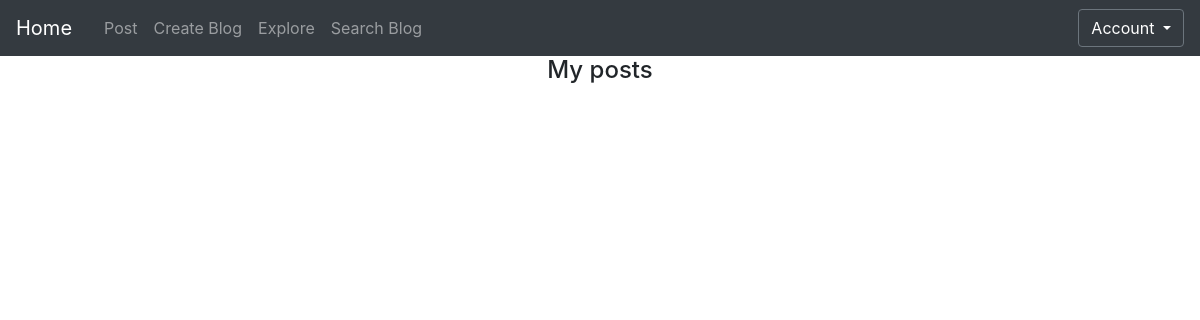
Page /posted (signed in) on the earlier database version.
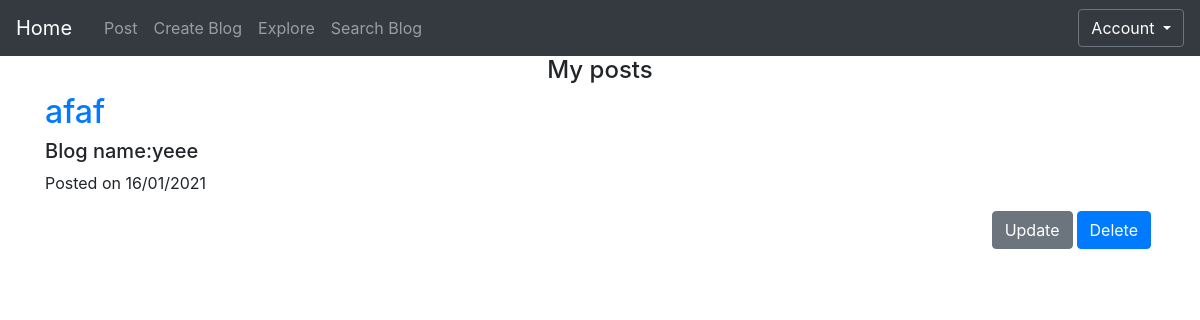
Same page on the later database version.
### app/models.py (models this page shows)
class Posts(db.Model):
    id = db.Column(db.Integer, primary_key=True)
    date = db.Column(db.DateTime)
    title = db.Column(db.String(500))
    body= db.Column(db.String(2000))
    author = db.Column(db.String(20))
    image_name=db.Column(db.String(100))
    blog_id=db.Column(db.Integer,db.ForeignKey('blog.id'))

class Blog(db.Model):
    __searchable__ = ['blog_name']
    id= db.Column(db.Integer, primary_key=True)
    blog_name = db.Column(db.String(100))
    user_id=db.Column(db.Integer,db.ForeignKey('user.id'))
    posts=db.relationship("Posts",backref='blog',lazy=True)

### app/views.py (the view)
@app.route('/posted', methods=['GET', 'POST'])
@login_required
def posted():
	pos=Posts.query.order_by(Posts.date.desc()).join(Blog).filter(Blog.user_id == current_user.id).all()
	return render_template('posted.html', title='Posted', p = pos)

### app/views.py (called while the page is built)
@login_manager.user_loader
def load_user(user_id):
	return User.query.get(int(user_id))

### app/templates/posted.html
{% extends "base.html" %}
{% block content %}
<h4 class="text-center">My posts</h4>
{% for entry in p %}
<div class="mr-1 mb-1" id ="rem_post{{  entry.id }}">
    <h2 class="post-title">
    <a href="{{ url_for('post', post_id=entry.id) }}">
      {{ entry.title }}
        </a>
    </h2>
  <h5>
    Blog name:{{ entry.blog.blog_name }}
  </h5>
  <p class="post-meta">Posted on {{ entry.date.strftime('%d/%m/%Y') }}</p>
      <button class="btn btn-primary float-right delete_Button" post_id="{{  entry.id }}">Delete</button>
      <a class="btn btn-secondary float-right mr-1 mb-10" href="{{ url_for('update', post_id=entry.id) }}">Update</a>
      <br>
      <br>
    </div>
{% endfor %}
{% endblock %}

Differences in the rows shown:
added Posts: title "afaf", blog.blog_name "yeee", date "16/01/2021"
